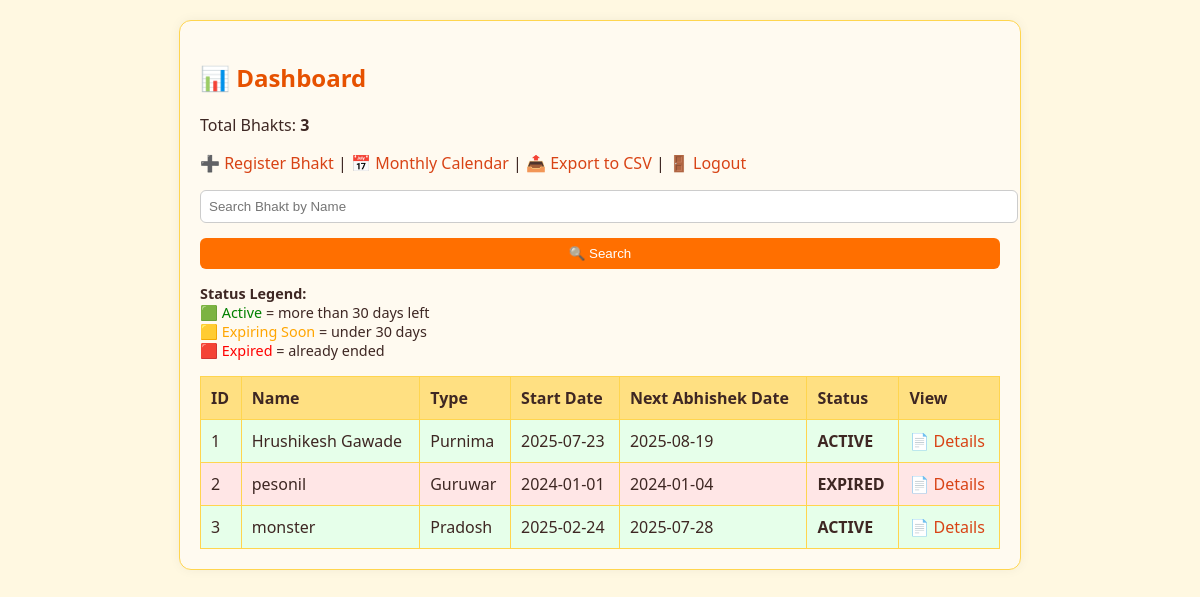
The app's page /dashboard (signed in) with its own data.
### tables this page shows
CREATE TABLE bhakts (
            id INTEGER PRIMARY KEY AUTOINCREMENT,
            name TEXT,
            gotra TEXT,
            abhishek_type TEXT,
            duration_months INTEGER,
            start_date TEXT,
            end_date TEXT
        , duration INTEGER DEFAULT 12);

### app.py (the view)
@app.route('/dashboard')
def dashboard():
    if not is_logged_in():
        return redirect(url_for('login'))
    conn = sqlite3.connect('bhakts.db')
    cursor = conn.cursor()
    cursor.execute("SELECT * FROM bhakts")
    bhakts = cursor.fetchall()
    conn.close()
    today = datetime.today().date()
    summary = []
    for row in bhakts:
        end_date = datetime.strptime(row[6], "%Y-%m-%d").date()
        status = "active" if end_date >= today else "expired"
        next_dates = calculate_abhishek_dates(row[3], row[5], row[4])
        summary.append((row[0], row[1], row[3], row[5], next_dates[0] if next_dates else "-", status))
    return render_template('dashboard.html', summary=summary, total=len(bhakts))

### app.py (called while the page is built)
def is_logged_in():
    return 'user' in session

def load_sacred_dates():
    with open(SACRED_DATES_FILE, 'r') as f:
        return json.load(f)

def calculate_abhishek_dates(abhishek_type, start_date, duration_months):
    sacred_dates = load_sacred_dates().get(abhishek_type, [])
    start = datetime.strptime(start_date, "%Y-%m-%d")
    end = start + timedelta(days=30 * duration_months)
    result = [d for d in sacred_dates if start <= datetime.strptime(d, "%Y-%m-%d") <= end]
    return result

### templates/dashboard.html (shortened to what this page needs)
<!DOCTYPE html>
<html lang="en">
<head>
  <link rel="stylesheet" href="{{ url_for('static', filename='css/style.css') }}">
</head>
<body>
  <div class="container">
    <h2>📊 Dashboard</h2>
    <p>Total Bhakts: <strong>{{ total }}</strong></p>
    <div style="margin-bottom: 1em;">
      <a href="{{ url_for('register') }}">➕ Register Bhakt</a> |
      <a href="{{ url_for('calendar') }}">📅 Monthly Calendar</a> |
      <a href="{{ url_for('export_csv') }}">📤 Export to CSV</a> |
      <a href="{{ url_for('logout') }}">🚪 Logout</a>
    </div>
    <form method="GET" action="{{ url_for('search') }}">
      <input type="text" name="q" placeholder="Search Bhakt by Name" required>
      <button type="submit">🔍 Search</button>
    </form>
    <div style="margin-top: 1em; font-size: 0.9em;">
      <strong>Status Legend:</strong><br>
      🟩 <span style="color: green;">Active</span> = more than 30 days left<br>
      🟨 <span style="color: orange;">Expiring Soon</span> = under 30 days<br>
      🟥 <span style="color: red;">Expired</span> = already ended
    </div>
    <table border="1" cellpadding="6" cellspacing="0" style="margin-top: 1em; width: 100%;">
      <thead>
        <tr>
          <th>ID</th>
          <th>Name</th>
          <th>Type</th>
          <th>Start Date</th>
          <th>Next Abhishek Date</th>
          <th>Status</th>
          <th>View</th>
        </tr>
      </thead>
      <tbody>
        {% for b in summary %}
        <tr style="background-color:
          {% if b[5] == 'expired' %}#ffe6e6
          {% elif b[5] == 'expiring_soon' %}#fff3cd
          {% else %}#e6ffea{% endif %};">
          <td>{{ b[0] }}</td>
          <td>{{ b[1] }}</td>
          <td>{{ b[2] }}</td>
          <td>{{ b[3] }}</td>
          <td>{{ b[4] }}</td>
          <td><strong>{{ b[5]|replace('_', ' ')|upper }}</strong></td>
          <td><a href="{{ url_for('bhakt_detail', bhakt_id=b[0]) }}">📄 Details</a></td>
        </tr>
        {% endfor %}
      </tbody>
    </table>
  </div>
</body>
</html>

### static/css/style.css (style rules this page uses)
body { font-family: "Segoe UI", sans-serif; background-color: #fff8e1; margin: 0; padding: 20px; color: #3e2723; }
.container { max-width: 800px; margin: auto; background-color: #fffaf0; border: 1px solid #ffd54f; padding: 20px; border-radius: 12px; box-shadow: 0 0 12px rgba(0,0,0,0.05); }
h2, h3 { color: #e65100; }
input, select, button { display: block; width: 100%; margin-top: 5px; margin-bottom: 15px; padding: 8px; border: 1px solid #ccc; border-radius: 6px; }
button { background-color: #ff6f00; color: white; border: none; cursor: pointer; }
table { width: 100%; border-collapse: collapse; margin-top: 20px; }
th { background-color: #ffe082; color: #3e2723; }
th, td { padding: 10px; text-align: left; border: 1px solid #ffd54f; }
a { text-decoration: none; color: #d84315; }

### records on screen
bhakts: id "1", name "Hrushikesh Gawade", abhishek_type "Purnima", start_date "2025-07-23", b "2025-08-19", b "ACTIVE"
bhakts: id "2", name "pesonil", abhishek_type "Guruwar", start_date "2024-01-01", b "2024-01-04", b "EXPIRED"
bhakts: id "3", name "monster", abhishek_type "Pradosh", start_date "2025-02-24", b "2025-07-28", b "ACTIVE"

### other values on screen
{{ total }} "3"
